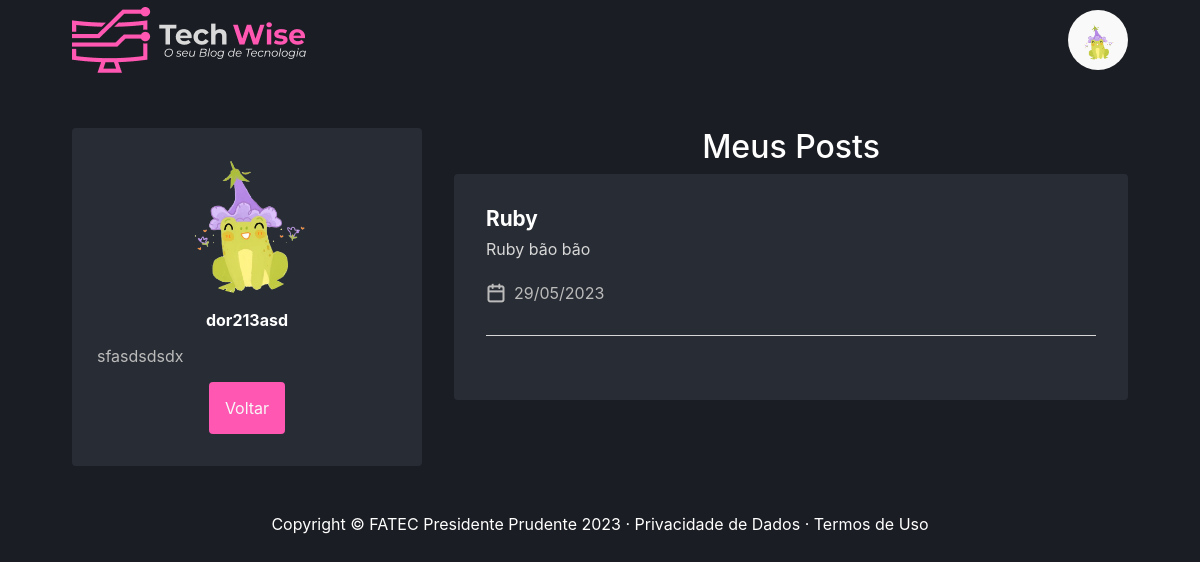
Page /user/author/11 (signed in) on the committed database.
### tables this page shows
CREATE TABLE `user` (
  `idUser` int(11) NOT NULL,
  `name` varchar(150) NOT NULL,
  `email` varchar(200) NOT NULL,
  `password` varchar(255) NOT NULL,
  `avatar` varchar(255) DEFAULT NULL,
  `description` text DEFAULT NULL,
  `type` varchar(45) DEFAULT NULL
);

CREATE TABLE `article` (
  `idArticle` int(11) NOT NULL,
  `idUser` int(11) NOT NULL,
  `resume` varchar(250) NOT NULL,
  `text` text NOT NULL,
  `image` varchar(255) NOT NULL,
  `feedback` varchar(255) DEFAULT NULL,
  `status` varchar(255) NOT NULL,
  `idCategory` int(11) NOT NULL,
  `createdAt` date NOT NULL DEFAULT current_timestamp(),
  `title` varchar(100) NOT NULL
);

### App/Controllers/UserController.php (called while the page is built, shortened)
<?php
class UserController extends Controller
{
    public function author()
    {
        $userDAO = new UserDAO();
        $idUser = func_get_args()[0];
        if (is_array($idUser)) {
            $idUser = $idUser[0];
        }
        $user = $userDAO->getById($idUser);
        $article = new ArticleDAO;
        self::setViewParam('articleExibitionUser', $article->listarArtigosAprovados($idUser));
        $this->render('/user/author');
    }
}

### index.php (called while the page is built, shortened)
<?php
try {
    $app = new App();
    $app->run();
}catch (\Exception $e){
    $oError = new Erro($e);
    $oError->render();
}

### App/Models/DAO/BaseDAO.php (called while the page is built, shortened)
<?php
abstract class BaseDAO
{
    private $conexao;
    public function __construct()
    {
        $this->conexao = Conexao::getConnection();
    }
    public function select($sql)
    {
        if(!empty($sql))
        {
            return $this->conexao->query($sql);
        }
    }
}

### App/Lib/Conexao.php (called while the page is built, shortened)
<?php
class Conexao
{
    public static function getConnection() {
        $pdoConfig  = DB_DRIVER . ":". "host=" . DB_HOST . ";";
        $pdoConfig .= "dbname=".DB_NAME.";";
        try {
            if(!isset($conn)){
                $conn =  new PDO($pdoConfig, DB_USER, DB_PASSWORD);
                $conn->setAttribute(PDO::ATTR_ERRMODE, PDO::ERRMODE_EXCEPTION);
            }
            return $conn;
        } catch (PDOException $e) {
            throw new Exception("Erro de conexão com o banco de dados. ($e)",500);
        }
    }
}

### App/Models/DAO/UserDAO.php (called while the page is built, shortened)
<?php
class UserDAO extends BaseDAO
{
    public function getById(int $idUser)
    {
        $resultado = $this->select("SELECT * FROM user WHERE idUser = $idUser");
        return $resultado->fetchObject(User::class);
    }
}

### App/Models/Entidades/User.php (called while the page is built, shortened)
<?php
class User
{
    private string $name;
    private ?string $avatar;
    private ?string $description;
	public function getName(): string {
		return $this->name;
	}
	public function getAvatar(): ?string {
		return $this->avatar;
	}
	public function getDescription(): string {
		return $this->description;
	}
}

### App/Models/DAO/ArticleDAO.php (called while the page is built, shortened)
<?php
class ArticleDAO extends BaseDAO
{
    public function listarArtigosAprovados($idUserLog)
{
    $resultado = $this->select("SELECT * FROM article WHERE idUser = '$idUserLog' AND status = 'Aproved'");
    return $resultado->fetchAll(\PDO::FETCH_CLASS, Article::class);
}
}

### App/Models/Entidades/Article.php (called while the page is built, shortened)
<?php
class Article
{
    private int $idArticle;
    private string $title;
    private string $resume;
    private string $createdAt;
    public function getIdArticle(): int {
        return $this->idArticle;
    }
    public function getResume(): string {
        return $this->resume;
    }
	public function getCreatedAt() {
		return new DateTime($this->createdAt);
	}
	public function getTitle(): string {
		return $this->title;
	}
}

### App/Views/user/author.php (the view)
<main class="container">
  <div class="authorContainer">
    <div class="authorProfile">
      <div>
        <div class="avatar">
          <img src="http://<?= APP_HOST ?>/public/images/users/<?= $viewVar['user']->getAvatar() ?>" alt="" />
        </div>
        <strong><?= $viewVar['user']->getName() ?></strong>
        <p><?php echo $viewVar['user']->getDescription(); ?></p>
        <button class="buttonSubmit">Voltar</button>
      </div>
    </div>
    <div class="authorPostsContainer">
      <h2>Meus Posts</h2>
      <div class="authorPosts">
        <div class="postsAuthorSelected">
          <?php foreach ($viewVar['articleExibitionUser'] as $article) { ?>
          <a href="http://<?php echo APP_HOST; ?>/article/detalhes/<?= $article->getIdArticle() ?>">
            <strong><?= $article->getTitle() ?></strong>
            <p><?= $article->getResume() ?></p>
            <ul>
              <li>
                <img src="http://<?php echo APP_HOST; ?>/public/icons/calendar.png" alt="calendario" />
                <time> <?= $article->getCreatedAt()->format('d/m/Y') ?> </time>
              </li>
            </ul>
          </a>
          <?PHP }?>
        </div>
      </div>
    </div>
  </div>
</main>

### App/Views/layouts/menu.php (shortened to what this page needs)
<?php if(!isset($_SESSION["loggedin"]) || !$_SESSION["loggedin"]){ ?>
                    <li <?php if($viewVar['nameController'] == "UserController") { ?> class="active" <?php } ?>>
                        <a class="nav-link" href="http://<?= APP_HOST.'/' ?>">
                    </li>
                <?php } else { ?>
<header class="headerContainer">
  <div class="headerContent">
    <a href="http://<?php echo APP_HOST; ?>/home">
      <img src=" http://<?php echo APP_HOST; ?>/public/icons/logo.png" alt="Logo" />
    </a>
    <div class="container-popover">
      <div class="popover-trigger">
        <button class="popover-btn">
          <img src="http://<?php echo APP_HOST; ?>/public/images/users/<?= $viewVar['user']->getAvatar(); ?>" style="width: 40px; border-radius:100px;" alt="user" />
        </button>
      </div>
      <?php
}
?>
    </div>
  </div>
</header>

### public/css/style.css (style rules this page uses)
html { position: relative; min-height: 100%; overflow-x: hidden; }
* { box-sizing: border-box; margin: 0; padding: 0; }
.headerContainer { height: 5rem; }
.headerContent { max-width: 1120px; height: 5rem; margin: 0 auto; padding: 0 2rem; display: flex; justify-content: space-between; align-items: center; }
.container-popover { position: relative; }
.popover-trigger { position: relative; display: inline-block; }
.popover-btn { background-color: #f9f9f9; border: none; padding: 10px; border-radius: 99999px; }
.container { max-width: 1120px; margin: 0 auto; padding: 0 2rem; }
body { background: #1a1d23 !important; color: #fff; }
body, input, textarea, select, button { font: 400 1rem "Inter", sans-serif; }
button { cursor: pointer; }
a { color: inherit; text-decoration: none; }
.avatar { height: 64px; width: 64px; border-radius: 999px; }
.avatar img { width: 100%; height: 100%; border-radius: 999px; }
.buttonSubmit { color: #F8F8F8; padding: 1rem; border-radius: 4px; display: flex; align-items: center; justify-content: center; background: #FF57B2; outline: 0; border: 0; margin-bottom: 1rem; }
.authorContainer { display: grid; grid-template-columns: 350px auto; gap: 2rem; margin-top: 3rem; }
.authorProfile { background-color: #282C34; display: flex; flex-direction: column; align-items: center; padding: 1rem; border-radius: 4px; max-height: 600px; justify-content: space-between; }
.authorProfile div { display: flex; flex-direction: column; align-items: center; }
.authorProfile .avatar { height: 150px; width: 150px; margin-bottom: 1rem; }
.authorProfile p { text-align: justify; margin-top: 1rem; color: #BBBBBB; word-wrap: break-word; width: 300px; }
.authorPostsContainer h2 { text-align: center; }
.authorPosts { background-color: #282C34; padding: 2rem; border-radius: 4px; }
.postsAuthorSelected a { display: flex; flex-direction: column; gap: 0.5rem; }
.postsAuthorSelected strong { font-size: 1.3rem; }
.postsAuthorSelected p { color: #D7D7D7; text-align: justify; }
.postsAuthorSelected ul { display: flex; align-items: center; margin-bottom: 2rem; list-style: none; padding: 0; border-bottom: 1px solid #D7D7D7; padding-bottom: 2rem; }
.postsAuthorSelected ul li { margin-right: 3rem; color: #bbbbbb; display: flex; align-items: center; gap: 0.5rem; }

### rows in the picture
user: avatar (picture), name "dor213asd", description "sfasdsdsdx"
article: title "Ruby", resume "Ruby bão bão", createdAt "29/05/2023"
